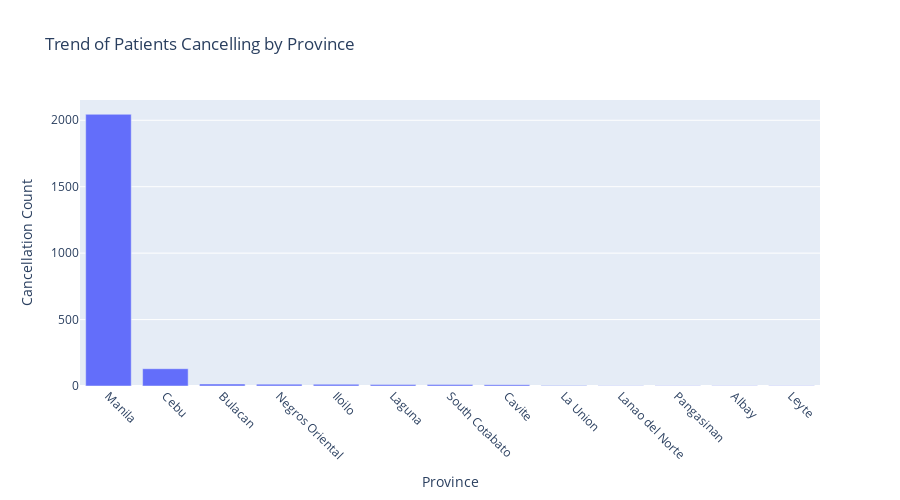

Write notebook code for a chart like this one.
### Code cell
# Analysis on a Provincial basis
cancelation_query = '''
    SELECT
        Province,
        COUNT(*) AS CancelationCount
    FROM
        Appointments
        JOIN Clinics ON Appointments.ClinicID = Clinics.ClinicID
    WHERE
        Status = 'Cancel'
    GROUP BY
        Province
    ORDER BY
        CancelationCount DESC;
'''

cancelation_df = pd.read_sql_query(cancelation_query, engine)

# Display the DataFrame
print(cancelation_df)

# plt.figure(figsize=(12, 8))
# bar_plot = sns.barplot(
#     x='Province', y='CancelationCount', data=cancelation_df)
# plt.title('Trend of Patients Cancelling by Province')
# plt.xlabel('Province')
# plt.ylabel('Cancelation Count')

# # Rotate x-axis labels for better readability
# bar_plot.set_xticklabels(bar_plot.get_xticklabels(),
#                          rotation=45, horizontalalignment='right')

# plt.show()
fig = px.bar(cancelation_df, x='Province', y='CancelationCount',
             title='Trend of Patients Cancelling by Province',
             labels={'Province': 'Province',
                     'CancelationCount': 'Cancellation Count'},
             height=500)

# Rotate x-axis labels for better readability
fig.update_xaxes(tickangle=45, tickmode='array')

# Show the interactive plot
fig.show()

### Figure 1 — Plotly figure (JSON) as saved in the notebook; plotly's stock layout.template omitted (floating-point values rounded to 4 significant figures)
{"data": [{"alignmentgroup": "True", "hovertemplate": "Province=%{x}<br>Cancellation Count=%{y}<extra></extra>", "legendgroup": "", "marker": {"color": "#636efa", "pattern": {"shape": ""}}, "name": "", "offsetgroup": "", "orientation": "v", "showlegend": false, "textposition": "auto", "type": "bar", "x": ["Manila", "Cebu", "Bulacan", "Negros Oriental", "Iloilo", "Laguna", "South Cotabato", "Cavite", "La Union", "Lanao del Norte", "Pangasinan", "Albay", "Leyte"], "xaxis": "x", "y": [2045, 130, 15, 14, 13, 11, 11, 10, 4, 2, 1, 1, 1], "yaxis": "y"}], "layout": {"barmode": "relative", "height": 500, "legend": {"tracegroupgap": 0}, "title": {"text": "Trend of Patients Cancelling by Province"}, "xaxis": {"anchor": "y", "domain": [0, 1], "tickangle": 45, "tickmode": "array", "title": {"text": "Province"}}, "yaxis": {"anchor": "x", "domain": [0, 1], "title": {"text": "Cancellation Count"}}}}
